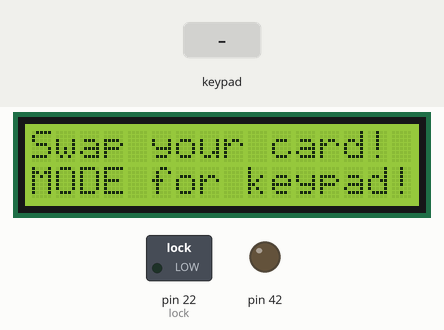
Simulated run of this sketch. Board: Arduino Mega 2560, built with avr-gcc and run on an emulated ATmega2560. Shown: 16×2 character LCD, switched loads named in the sketch (green lamp = pin HIGH), output pins drawn as LEDs (lit = HIGH). The inputs (shaded band) are chosen by the test bench. WiFi joins after 1.5 s; servers stay silent unless stated; uploads are accepted with an empty reply; pins used as bus, display or sensor lines are not drawn; what the sketch prints to the serial monitor is not drawn.

Above: at 2.3 s.
2.4 s: key '*' pressed
At 3.0 s:
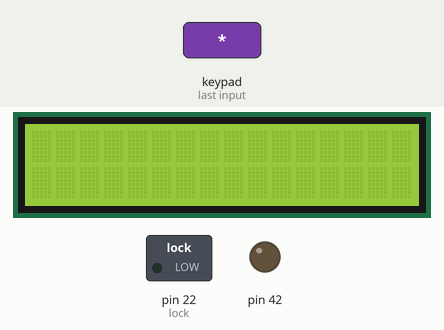
3.9 s: keypad keys 3 0 2 8 2 6 2 4 pressed 0.4 s apart
At 7.3 s:
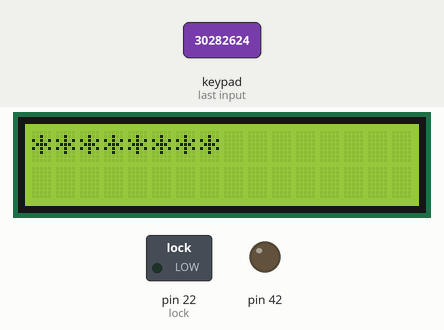
8.6 s: keypad keys 3 0 2 8 2 6 2 4 # pressed 0.4 s apart
At 12.1 s:
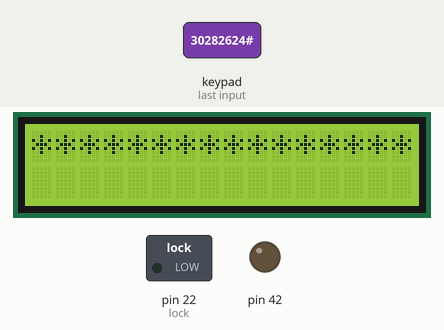
13.7 s: key 'D' pressed
At 15.2 s:
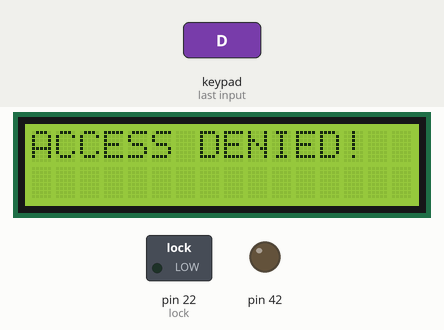
Timing chart, 0 to 16.7 s (numbered marks = the images above; inputs shaded):
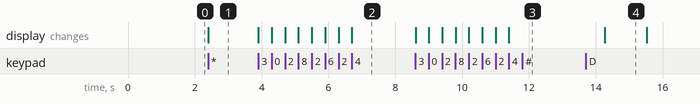

Measured:
- after the input at 2.4 s, the display: changes at once (image 1)
- after the input at 3.9 s, the display: first changes at once (image 2 shows a later state)
- after the input at 8.6 s, the display: first changes at once (image 3 shows a later state)
- after the input at 13.7 s, the display: changes after 0.56 s (image 4)
- what the display in image 4 shows lasts 1.2 s, from 14.3 s to 15.5 s

The sketch:

arduino_control.ino
```cpp
#include <SPI.h>
#include <Ethernet.h>
#include <Keypad.h>
#include <LiquidCrystal.h>

LiquidCrystal lcd(2, 3, 4, 5, 6, 7); // pins on arduino
const byte ROWS = 4;
const byte COLS = 4;
char keys[ROWS][COLS] = {{'1','2','3','A'},{'4','5','6','B'},{'7','8','9','C'},{'*','0','#','D'}};
byte rowPins[ROWS] = {30,28,26,24};
byte colPins[COLS] = {38,36,34,32};
Keypad keypad = Keypad( makeKeymap(keys), rowPins,colPins, ROWS, COLS );

int f1 = 0;
String msg, data_received, keymsg;
boolean flag = false;
char c;
boolean access=false;
char o='O';
char y='Y';
int lock= 22;

void(* resetFunc) (void) = 0;
String keyPad();
int alphaNum(String tag);

byte mac[] = { 0xDE, 0xAD, 0xBE, 0xEF, 0xFE, 0xED };
char server[] = "192.168.1.14";
IPAddress ip(192,168,0,4);
EthernetClient client;

void setup() {
  Serial.begin(9600);
  pinMode(22, OUTPUT);
  pinMode(6, OUTPUT);
  lcd.begin(16, 2);
  lcd.display();
  lcd.print("Swap your card!");
  lcd.setCursor(0,1);
  lcd.print("MODE for keypad!");
  pinMode(42,OUTPUT);
  pinMode(7, OUTPUT);
  pinMode(lock, OUTPUT);

  if (Ethernet.begin(mac) == 0) {
    Serial.println("Failed to configure Ethernet using DHCP");
    Ethernet.begin(mac, ip);
  }
  NotValid:
  msg = "";
  f1 = 1;
  flag = false;
  char mode = keypad.getKey();
  while(Serial.available()>0 || (mode=='*' && mode != NO_KEY)) {
    c=Serial.read();
    if(flag) msg+=c;
    if (msg.length() == 12) {
      c=Serial.read();
      c=Serial.read();
      Serial.println(msg);
      f1 = 1;
      break;
    }
    if((mode == '*' && mode != NO_KEY))
      keymsg = keyPad();
    if(keymsg.length()){
      Serial.println(keymsg);
      f1 = 0;
      break;
    }
    mode = keypad.getKey();
    flag = true;
  }
  if(f1) {
    msg.trim();
    if(!alphaNum(msg) || msg.length() != 12){
      delay(20);
      goto NotValid;
    }
  }
  else {
    msg = keymsg;
  }
  Serial.print("#");Serial.print(msg);Serial.println("#");
  String req = "GET /auth.php?q=" + msg + " HTTP/1.1";
  //Serial.println(req);
  delay(50);
  Serial.println("connecting...");
  if (client.connect(server, 80)) {
    Serial.println("connected");
    client.println(req);
    client.println("Host: 192.168.1.14");
    client.println("Connection: close");
    client.println();
  }
  else {
    Serial.println("connection failed");
  }
}

void loop(){
  //Serial.print(client.available());
  delay(200);
  //while(client.available()>0){
  while (client.available()) {
    char c = client.read();
    Serial.print(c);
    data_received+=c;
    //Serial.print("toooot");
  }
  /*
  if(data_received[data_received.length()-5] == o)
    Serial.println("5");
  if(data_received[data_received.length()-4] == o)
    Serial.println("4");
  if(data_received[data_received.length()-3] == o)
    Serial.println("3");
  if(data_received[data_received.length()-2] == o)
    Serial.println("2");
  */
  if (data_received[data_received.length()-2] == o)
  {
    digitalWrite(22, HIGH);
    lcd.clear();
    lcd.print("ACCESS GRANTED!");
    delay(1000);
    digitalWrite(22, LOW);
  }
  else
  {
    lcd.clear();
    lcd.print("ACCESS DENIED!");
    delay(1000);
    digitalWrite(6, HIGH);
  }
  delay(200);
  resetFunc();
}

String keyPad()
{
  boolean cont = true;
  Serial.println("I'm in");
  char key;
  String keypadIn ="";
  lcd.clear();
  while (cont)
  {
    key = keypad.getKey();
    if (key != NO_KEY)
    {
      if (key!='D')
      {
        Serial.println(key);
        lcd.print("*");
        keypadIn += key;
      }
      else
      {
        cont=false;
      }
    }
  }
  Serial.println("I'm out");
  return keypadIn;
}

int alphaNum(String tag){
  for (int i=0;i<tag.length(); i++)
    if (!((tag[i] >= 'a' && tag[i] <= 'z') ||
          (tag[i] >= 'A' && tag[i] <= 'Z') ||
          (tag[i] >= '0' && tag[i] <= '9')))
      return 0;
  return 1;
}
```
